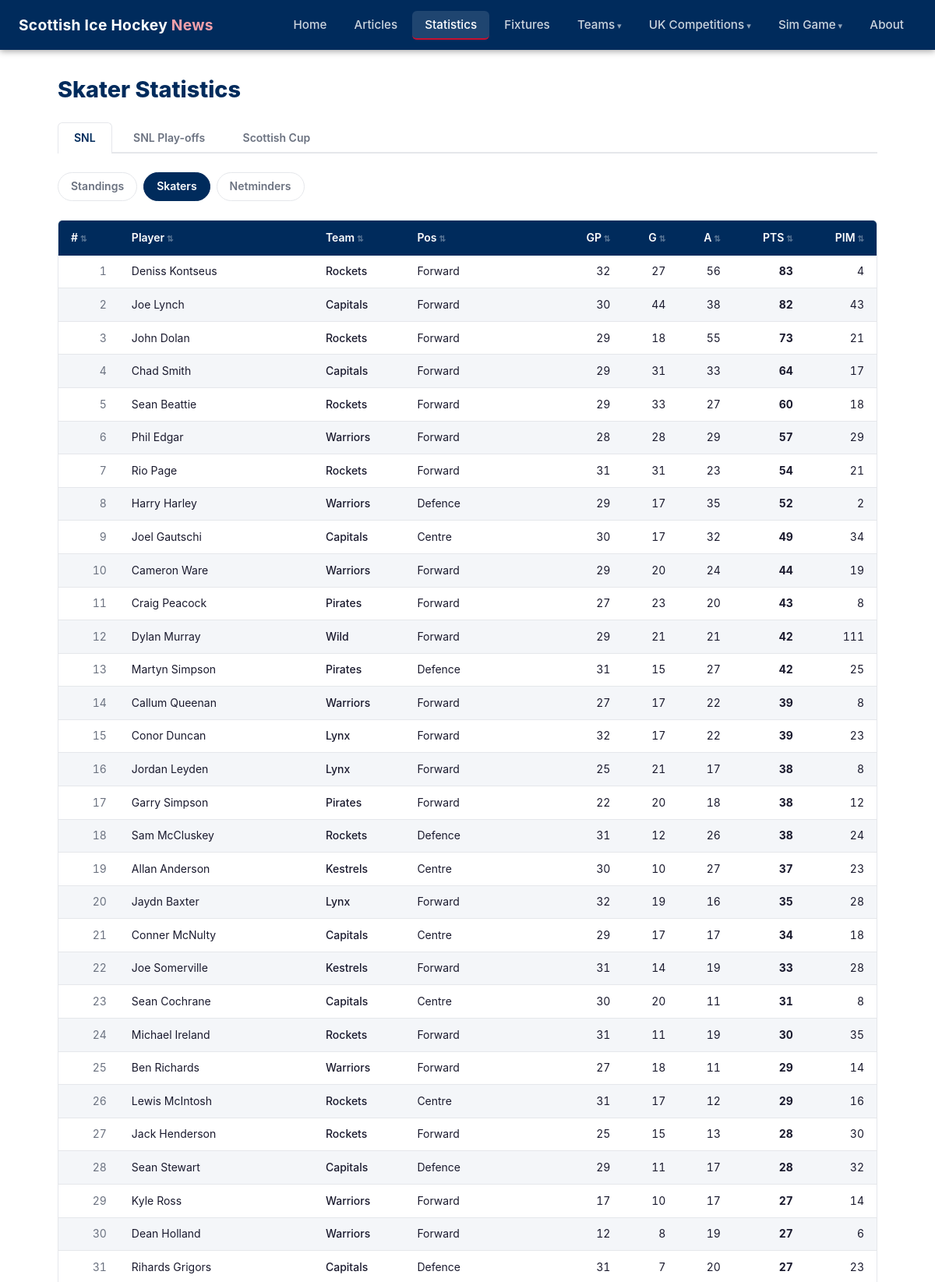
Page /statistics/skaters/ (upper part) on the committed database.
### tables this page shows
CREATE TABLE "season_skater_stats" (
                id             INTEGER PRIMARY KEY,
                season         TEXT    NOT NULL DEFAULT '2025-26',
                competition_id INTEGER NOT NULL REFERENCES competitions(id),
                player_id      INTEGER NOT NULL REFERENCES players(id),
                team_id        INTEGER NOT NULL REFERENCES teams(id),
                position       TEXT,
                gp             INTEGER,
                goals          INTEGER,
                assists        INTEGER,
                total_points   INTEGER,
                pim            INTEGER,
                scraped_at     TEXT    NOT NULL,
                UNIQUE (season, competition_id, player_id)
            );

CREATE TABLE players (
            id   INTEGER PRIMARY KEY,
            slug TEXT    NOT NULL UNIQUE,
            name TEXT    NOT NULL
        );

CREATE TABLE teams (
            id   INTEGER PRIMARY KEY,
            slug TEXT    NOT NULL UNIQUE,
            name TEXT    NOT NULL
        );

### web/app.py (the view)
@app.route("/statistics/skaters/")
def stats_skaters():
    season = request.args.get("season", CURRENT_SEASON)
    if season not in SEASONS:
        season = CURRENT_SEASON
    comp = request.args.get("comp", "SNL")
    if comp not in COMPETITIONS:
        comp = "SNL"
    skaters = db_queries.get_skater_stats(comp, season=season)
    return render_template(
        "stats_skaters.html",
        comp=comp,
        competitions=COMPETITIONS,
        season=season,
        seasons=SEASONS,
        skaters=skaters,
    )

### web/app.py (called while the page is built)
@app.template_filter("short_name")
def short_name_filter(db_name):
    return TEAM_DISPLAY.get(db_name, {}).get("short", db_name)

@app.template_filter("team_slug")
def team_slug_filter(db_name):
    return TEAM_DISPLAY.get(db_name, {}).get("slug", db_name.lower().replace(" ", "-"))

### web/db_queries.py (called while the page is built)
def get_connection():
    conn = sqlite3.connect(DB_PATH)
    conn.row_factory = sqlite3.Row
    conn.execute("PRAGMA journal_mode=WAL")
    conn.execute("PRAGMA foreign_keys=ON")
    return conn

def get_skater_stats(comp_name="SNL", season=CURRENT_SEASON):
    conn = get_connection()
    try:
        if comp_name == "SNL Play-offs":
            return _skater_stats_from_events(conn, comp_name, season)
        rows = conn.execute(
            """
            SELECT p.name AS player_name, t.name AS team_name,
                   s.position, s.gp, s.goals, s.assists, s.total_points, s.pim
            FROM season_skater_stats s
            JOIN players p ON p.id = s.player_id
            JOIN teams t ON t.id = s.team_id
            JOIN competitions c ON c.id = s.competition_id
            WHERE c.name = ? AND s.season = ?
            ORDER BY s.total_points DESC, s.goals DESC, s.assists DESC
            """,
            (comp_name, season),
        ).fetchall()
        return [dict(r) for r in rows]
    finally:
        conn.close()

### web/templates/stats_skaters.html (shortened to what this page needs)
{% extends "base.html" %}
{% block content %}
<h1 class="page-title">Skater Statistics</h1>
<div class="comp-tabs">
  {% for c in competitions %}
    <a href="{{ url_for('stats_skaters', comp=c) }}"
       class="comp-tab {{ 'active' if c == comp else '' }}">{{ c }}</a>
  {% endfor %}
</div>
<div class="stats-nav">
  <a href="{{ url_for('statistics', comp=comp) }}" class="stats-nav-link">Standings</a>
  <a href="{{ url_for('stats_skaters', comp=comp) }}" class="stats-nav-link active">Skaters</a>
  <a href="{{ url_for('stats_netminders', comp=comp) }}" class="stats-nav-link">Netminders</a>
</div>
{% if skaters %}
  <div class="table-wrapper">
    <table class="sortable">
      <thead>
        <tr>
          <th data-sort-rank>#</th>
          <th>Player</th>
          <th>Team</th>
          <th>Pos</th>
          <th class="num">GP</th>
          <th class="num">G</th>
          <th class="num">A</th>
          <th class="num">PTS</th>
          <th class="num">PIM</th>
        </tr>
      </thead>
      <tbody>
        {% for s in skaters %}
          <tr>
            <td class="num text-muted">{{ loop.index }}</td>
            <td>{{ s.player_name }}</td>
            <td><a href="{{ url_for('team_detail', slug=s.team_name|team_slug) }}" class="team-name-link">{{ s.team_name | short_name }}</a></td>
            <td>{{ s.position or '–' }}</td>
            <td class="num">{{ s.gp }}</td>
            <td class="num">{{ s.goals }}</td>
            <td class="num">{{ s.assists }}</td>
            <td class="num"><strong>{{ s.total_points }}</strong></td>
            <td class="num">{{ s.pim }}</td>
          </tr>
        {% endfor %}
      </tbody>
    </table>
  </div>
{% else %}
  <p class="no-data">No skater stats available for {{ comp }}.</p>
{% endif %}
{% endblock %}

### web/static/css/style.css (style rules this page uses)
:root { --primary: #002B5C; --accent: #C8102E; --bg: #ffffff; --bg-subtle: #f4f6f9; --text: #1a1a2e; --text-muted: #6b7280; --border: #e5e7eb; --nav-height: 64px; --radius: 6px; }
*, *::before, *::after { box-sizing: border-box; margin: 0; padding: 0; }
body { font-family: -apple-system, BlinkMacSystemFont, 'Segoe UI', Roboto, sans-serif; color: var(--text); background: var(--bg); line-height: 1.6; min-height: 100vh; display: flex; flex-direction: column; }
a { color: var(--primary); }
h1, h2, h3 { line-height: 1.3; }
.page-title { font-size: 1.8rem; font-weight: 800; color: var(--primary); margin-bottom: 1.5rem; }
.text-muted { color: var(--text-muted); font-size: 0.875rem; }
.table-wrapper { overflow-x: auto; border-radius: var(--radius); border: 1px solid var(--border); margin-bottom: 0.5rem; }
table { width: 100%; border-collapse: collapse; font-size: 0.875rem; }
thead th { background: var(--primary); color: #fff; padding: 0.7rem 1rem; text-align: left; font-weight: 600; white-space: nowrap; }
thead th.num { text-align: right; }
tbody tr:nth-child(even) { background: var(--bg-subtle); }
tbody td { padding: 0.6rem 1rem; border-bottom: 1px solid var(--border); white-space: nowrap; }
tbody td.num { text-align: right; font-variant-numeric: tabular-nums; }
.comp-tabs { display: flex; gap: 0.4rem; border-bottom: 2px solid var(--border); margin-bottom: 1.5rem; }
.comp-tab { padding: 0.5rem 1.25rem; border-radius: var(--radius) var(--radius) 0 0; text-decoration: none; font-weight: 600; font-size: 0.875rem; color: var(--text-muted); border: 1px solid transparent; border-bottom: none; margin-bottom: -2px; transition: color 0.15s; }
.comp-tab.active { background: var(--bg); color: var(--primary); border-color: var(--border); border-bottom-color: var(--bg); }
.stats-nav { display: flex; gap: 0.5rem; margin-bottom: 1.5rem; }
.stats-nav-link { padding: 0.4rem 1rem; border-radius: 20px; text-decoration: none; font-size: 0.875rem; font-weight: 600; color: var(--text-muted); border: 1px solid var(--border); transition: all 0.15s; }
.stats-nav-link.active { background: var(--primary); color: #fff; border-color: var(--primary); }
.team-name-link { display: inline-flex; align-items: center; text-decoration: none; color: var(--text); font-weight: 500; }
.th-sortable { cursor: pointer; user-select: none; white-space: nowrap; }
.th-sortable::after { content: ' ⇅'; opacity: 0.35; font-size: 0.75em; }

### rows in the picture
season_skater_stats: player_name "Deniss Kontseus", team_name|short_name "Rockets", position "Forward", gp "32", goals "27", assists "56", total_points "83", pim "4"
season_skater_stats: player_name "Joe Lynch", team_name|short_name "Capitals", position "Forward", gp "30", goals "44", assists "38", total_points "82", pim "43"
season_skater_stats: player_name "John Dolan", team_name|short_name "Rockets", position "Forward", gp "29", goals "18", assists "55", total_points "73", pim "21"
season_skater_stats: player_name "Chad Smith", team_name|short_name "Capitals", position "Forward", gp "29", goals "31", assists "33", total_points "64", pim "17"
season_skater_stats: player_name "Sean Beattie", team_name|short_name "Rockets", position "Forward", gp "29", goals "33", assists "27", total_points "60", pim "18"
season_skater_stats: player_name "Phil Edgar", team_name|short_name "Warriors", position "Forward", gp "28", goals "28", assists "29", total_points "57", pim "29"
season_skater_stats: player_name "Rio Page", team_name|short_name "Rockets", position "Forward", gp "31", goals "31", assists "23", total_points "54", pim "21"
season_skater_stats: player_name "Harry Harley", team_name|short_name "Warriors", position "Defence", gp "29", goals "17", assists "35", total_points "52", pim "2"
season_skater_stats: player_name "Joel Gautschi", team_name|short_name "Capitals", position "Centre", gp "30", goals "17", assists "32", total_points "49", pim "34"
season_skater_stats: player_name "Cameron Ware", team_name|short_name "Warriors", position "Forward", gp "29", goals "20", assists "24", total_points "44", pim "19"
season_skater_stats: player_name "Craig Peacock", team_name|short_name "Pirates", position "Forward", gp "27", goals "23", assists "20", total_points "43", pim "8"
season_skater_stats: player_name "Dylan Murray", team_name|short_name "Wild", position "Forward", gp "29", goals "21", assists "21", total_points "42", pim "111"
season_skater_stats: player_name "Martyn Simpson", team_name|short_name "Pirates", position "Defence", gp "31", goals "15", assists "27", total_points "42", pim "25"
season_skater_stats: player_name "Callum Queenan", team_name|short_name "Warriors", position "Forward", gp "27", goals "17", assists "22", total_points "39", pim "8"
season_skater_stats: player_name "Conor Duncan", team_name|short_name "Lynx", position "Forward", gp "32", goals "17", assists "22", total_points "39", pim "23"
season_skater_stats: player_name "Jordan Leyden", team_name|short_name "Lynx", position "Forward", gp "25", goals "21", assists "17", total_points "38", pim "8"
season_skater_stats: player_name "Garry Simpson", team_name|short_name "Pirates", position "Forward", gp "22", goals "20", assists "18", total_points "38", pim "12"
season_skater_stats: player_name "Sam McCluskey", team_name|short_name "Rockets", position "Defence", gp "31", goals "12", assists "26", total_points "38", pim "24"
season_skater_stats: player_name "Allan Anderson", team_name|short_name "Kestrels", position "Centre", gp "30", goals "10", assists "27", total_points "37", pim "23"
season_skater_stats: player_name "Jaydn Baxter", team_name|short_name "Lynx", position "Forward", gp "32", goals "19", assists "16", total_points "35", pim "28"
season_skater_stats: player_name "Conner McNulty", team_name|short_name "Capitals", position "Centre", gp "29", goals "17", assists "17", total_points "34", pim "18"
season_skater_stats: player_name "Joe Somerville", team_name|short_name "Kestrels", position "Forward", gp "31", goals "14", assists "19", total_points "33", pim "28"
season_skater_stats: player_name "Sean Cochrane", team_name|short_name "Capitals", position "Centre", gp "30", goals "20", assists "11", total_points "31", pim "8"
season_skater_stats: player_name "Michael Ireland", team_name|short_name "Rockets", position "Forward", gp "31", goals "11", assists "19", total_points "30", pim "35"
season_skater_stats: player_name "Ben Richards", team_name|short_name "Warriors", position "Forward", gp "27", goals "18", assists "11", total_points "29", pim "14"
season_skater_stats: player_name "Lewis McIntosh", team_name|short_name "Rockets", position "Centre", gp "31", goals "17", assists "12", total_points "29", pim "16"
season_skater_stats: player_name "Jack Henderson", team_name|short_name "Rockets", position "Forward", gp "25", goals "15", assists "13", total_points "28", pim "30"
season_skater_stats: player_name "Sean Stewart", team_name|short_name "Capitals", position "Defence", gp "29", goals "11", assists "17", total_points "28", pim "32"
season_skater_stats: player_name "Kyle Ross", team_name|short_name "Warriors", position "Forward", gp "17", goals "10", assists "17", total_points "27", pim "14"
season_skater_stats: player_name "Dean Holland", team_name|short_name "Warriors", position "Forward", gp "12", goals "8", assists "19", total_points "27", pim "6"
season_skater_stats: player_name "Rihards Grigors", team_name|short_name "Capitals", position "Defence", gp "31", goals "7", assists "20", total_points "27", pim "23"

### other values in the picture
{{ c }} "SNL" "SNL Play-offs" "Scottish Cup"
